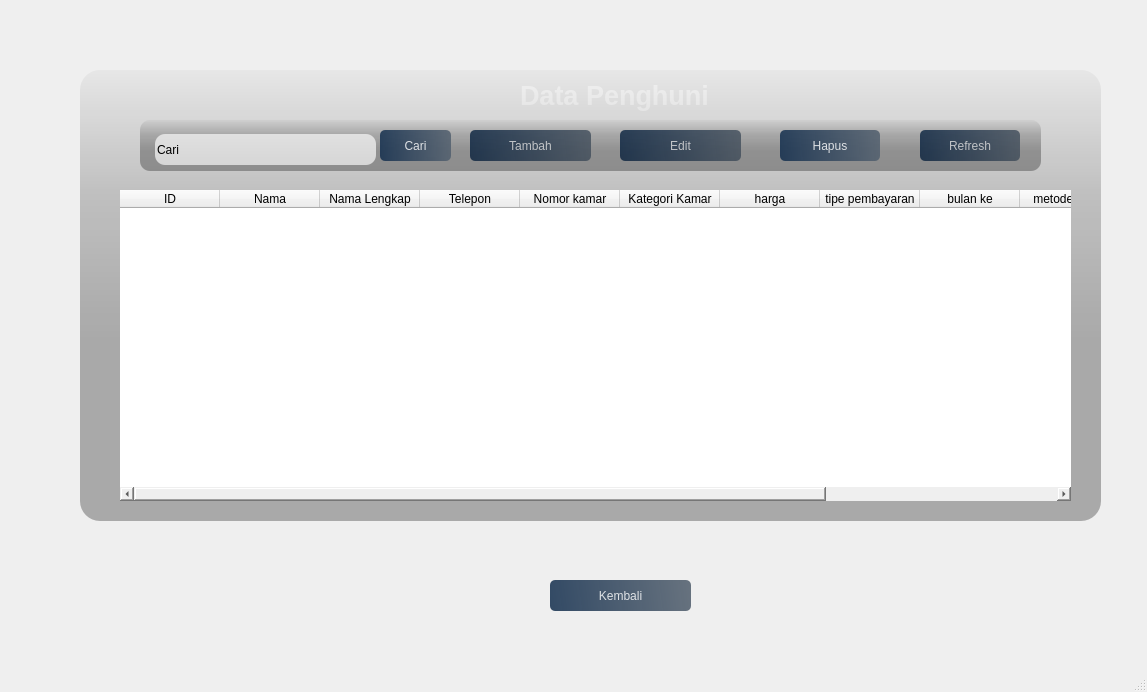
<?xml version="1.0" encoding="UTF-8"?>
<ui version="4.0">
 <class>MainWindow</class>
 <widget class="QMainWindow" name="MainWindow">
  <property name="geometry">
   <rect>
    <x>0</x>
    <y>0</y>
    <width>1147</width>
    <height>692</height>
   </rect>
  </property>
  <property name="windowTitle">
   <string>MainWindow</string>
  </property>
  <widget class="QWidget" name="centralwidget">
   <widget class="QLabel" name="label">
    <property name="geometry">
     <rect>
      <x>50</x>
      <y>30</y>
      <width>721</width>
      <height>461</height>
     </rect>
    </property>
    <property name="styleSheet">
     <string notr="true">border-image: url(:/foto/C:/Users/DIMAS/Downloads/Gambar WhatsApp 2025-11-21 pukul 12.18.08_2e6410ed.jpg);</string>
    </property>
    <property name="text">
     <string/>
    </property>
   </widget>
   <widget class="QLabel" name="label_2">
    <property name="geometry">
     <rect>
      <x>69</x>
      <y>50</y>
      <width>1041</width>
      <height>501</height>
     </rect>
    </property>
    <property name="styleSheet">
     <string notr="true">border-image: url(:/datapenghuni/Foto/bg.jpg);
border-radius:20px;</string>
    </property>
    <property name="text">
     <string/>
    </property>
   </widget>
   <widget class="QLabel" name="labelDataPenghuni">
    <property name="geometry">
     <rect>
      <x>520</x>
      <y>80</y>
      <width>231</width>
      <height>31</height>
     </rect>
    </property>
    <property name="font">
     <font>
      <pointsize>20</pointsize>
      <weight>75</weight>
      <bold>true</bold>
     </font>
    </property>
    <property name="styleSheet">
     <string notr="true">color:rgba(255,255,255,210);</string>
    </property>
    <property name="text">
     <string>Data Penghuni</string>
    </property>
   </widget>
   <widget class="QLabel" name="label_4">
    <property name="geometry">
     <rect>
      <x>140</x>
      <y>120</y>
      <width>901</width>
      <height>51</height>
     </rect>
    </property>
    <property name="styleSheet">
     <string notr="true">background-color: qlineargradient(spread:pad, x1:0, y1:0, x2:0, y2:0.715909, stop:0 rgba(0, 0, 0, 9), stop:0.375 rgba(0, 0, 0, 50), stop:0.835227 rgba(0, 0, 0, 75));
border-radius:10px;</string>
    </property>
    <property name="text">
     <string/>
    </property>
   </widget>
   <widget class="QLineEdit" name="lineEditCari">
    <property name="geometry">
     <rect>
      <x>155</x>
      <y>134</y>
      <width>221</width>
      <height>31</height>
     </rect>
    </property>
    <property name="styleSheet">
     <string notr="true">border-radius:10px;</string>
    </property>
    <property name="text">
     <string>Cari</string>
    </property>
   </widget>
   <widget class="QPushButton" name="pushButtonTambah">
    <property name="geometry">
     <rect>
      <x>470</x>
      <y>130</y>
      <width>121</width>
      <height>31</height>
     </rect>
    </property>
    <property name="styleSheet">
     <string notr="true">/* Style untuk tombol tambah */
QPushButton#pushButtonTambah {
    background-color: qlineargradient(spread:pad, x1:0, y1:0.505682, x2:1, y2:0.477, stop:0 rgba(20, 47, 78, 219), stop:1 rgba(85, 98, 112, 226));
    color: rgba(255, 255, 255, 210);
    border-radius: 5px;
    border: none;
}

QPushButton#pushButtonTambah:hover {
    background-color: qlineargradient(spread:pad, x1:0, y1:0.505682, x2:1, y2:0.477, stop:0 rgba(40, 67, 98, 219), stop:1 rgba(105, 118, 132, 226));
}

QPushButton#pushButtonTambah:pressed {
    padding-left: 5px;
    padding-top: 5px;
    background-color: rgba(105, 118, 132, 200);
}</string>
    </property>
    <property name="text">
     <string>Tambah</string>
    </property>
   </widget>
   <widget class="QPushButton" name="pushButtonEdit">
    <property name="geometry">
     <rect>
      <x>620</x>
      <y>130</y>
      <width>121</width>
      <height>31</height>
     </rect>
    </property>
    <property name="styleSheet">
     <string notr="true">/* Style untuk tombol edit */
QPushButton#pushButtonEdit {
    background-color: qlineargradient(spread:pad, x1:0, y1:0.505682, x2:1, y2:0.477, stop:0 rgba(20, 47, 78, 219), stop:1 rgba(85, 98, 112, 226));
    color: rgba(255, 255, 255, 210);
    border-radius: 5px;
    border: none;
}

QPushButton#pushButtonEdit:hover {
    background-color: qlineargradient(spread:pad, x1:0, y1:0.505682, x2:1, y2:0.477, stop:0 rgba(40, 67, 98, 219), stop:1 rgba(105, 118, 132, 226));
}

QPushButton#pushButtonEdit:pressed {
    padding-left: 5px;
    padding-top: 5px;
    background-color: rgba(105, 118, 132, 200);
}</string>
    </property>
    <property name="text">
     <string>Edit</string>
    </property>
   </widget>
   <widget class="QPushButton" name="pushButtonRefresh">
    <property name="geometry">
     <rect>
      <x>920</x>
      <y>130</y>
      <width>100</width>
      <height>31</height>
     </rect>
    </property>
    <property name="styleSheet">
     <string notr="true">/* Style untuk tombol hapus */
QPushButton#pushButtonRefresh {
    background-color: qlineargradient(spread:pad, x1:0, y1:0.505682, x2:1, y2:0.477, stop:0 rgba(20, 47, 78, 219), stop:1 rgba(85, 98, 112, 226));
    color: rgba(255, 255, 255, 210);
    border-radius: 5px;
    border: none;
}

QPushButton#pushButtonRefresh:hover {
    background-color: qlineargradient(spread:pad, x1:0, y1:0.505682, x2:1, y2:0.477, stop:0 rgba(40, 67, 98, 219), stop:1 rgba(105, 118, 132, 226));
}

QPushButton#pushButtonRefresh:pressed {
    padding-left: 5px;
    padding-top: 5px;
    background-color: rgba(105, 118, 132, 200);
}</string>
    </property>
    <property name="text">
     <string>Refresh</string>
    </property>
   </widget>
   <widget class="QLabel" name="label_5">
    <property name="geometry">
     <rect>
      <x>80</x>
      <y>70</y>
      <width>1021</width>
      <height>451</height>
     </rect>
    </property>
    <property name="styleSheet">
     <string notr="true">background-color: qlineargradient(spread:pad, x1:0, y1:0, x2:0, y2:0.715909, stop:0 rgba(0, 0, 0, 9), stop:0.375 rgba(0, 0, 0, 50), stop:0.835227 rgba(0, 0, 0, 75));
border-radius:20px;</string>
    </property>
    <property name="text">
     <string/>
    </property>
   </widget>
   <widget class="QTableWidget" name="tableWidgetTabel">
    <property name="geometry">
     <rect>
      <x>120</x>
      <y>190</y>
      <width>951</width>
      <height>311</height>
     </rect>
    </property>
    <property name="minimumSize">
     <size>
      <width>256</width>
      <height>192</height>
     </size>
    </property>
    <property name="styleSheet">
     <string notr="true">border-radius: 5px;
</string>
    </property>
    <column>
     <property name="text">
      <string>ID</string>
     </property>
    </column>
    <column>
     <property name="text">
      <string>Nama</string>
     </property>
    </column>
    <column>
     <property name="text">
      <string>Nama Lengkap</string>
     </property>
    </column>
    <column>
     <property name="text">
      <string>Telepon</string>
     </property>
    </column>
    <column>
     <property name="text">
      <string>Nomor kamar</string>
     </property>
    </column>
    <column>
     <property name="text">
      <string>Kategori Kamar</string>
     </property>
    </column>
    <column>
     <property name="text">
      <string>harga</string>
     </property>
    </column>
    <column>
     <property name="text">
      <string>tipe pembayaran</string>
     </property>
    </column>
    <column>
     <property name="text">
      <string>bulan ke</string>
     </property>
    </column>
    <column>
     <property name="text">
      <string>metode bayar</string>
     </property>
    </column>
    <column>
     <property name="text">
      <string>status</string>
     </property>
    </column>
    <column>
     <property name="text">
      <string>tanggal booking</string>
     </property>
    </column>
   </widget>
   <widget class="QPushButton" name="pushButtonKembali">
    <property name="geometry">
     <rect>
      <x>550</x>
      <y>580</y>
      <width>141</width>
      <height>31</height>
     </rect>
    </property>
    <property name="styleSheet">
     <string notr="true">/* Style untuk tombol kembali */
QPushButton#pushButtonKembali {
    background-color: qlineargradient(spread:pad, x1:0, y1:0.505682, x2:1, y2:0.477, stop:0 rgba(20, 47, 78, 219), stop:1 rgba(85, 98, 112, 226));
    color: rgba(255, 255, 255, 210);
    border-radius: 5px;
    border: none;
}

QPushButton#pushButtonKembali:hover {
    background-color: qlineargradient(spread:pad, x1:0, y1:0.505682, x2:1, y2:0.477, stop:0 rgba(40, 67, 98, 219), stop:1 rgba(105, 118, 132, 226));
}

QPushButton#pushButtonKembali:pressed {
    padding-left: 5px;
    padding-top: 5px;
    background-color: rgba(105, 118, 132, 200);
}</string>
    </property>
    <property name="text">
     <string>Kembali</string>
    </property>
   </widget>
   <widget class="QPushButton" name="pushButtonCari">
    <property name="geometry">
     <rect>
      <x>380</x>
      <y>130</y>
      <width>71</width>
      <height>31</height>
     </rect>
    </property>
    <property name="styleSheet">
     <string notr="true">/* Style untuk tombol cari */
QPushButton#pushButtonCari {
    background-color: qlineargradient(spread:pad, x1:0, y1:0.505682, x2:1, y2:0.477, stop:0 rgba(20, 47, 78, 219), stop:1 rgba(85, 98, 112, 226));
    color: rgba(255, 255, 255, 210);
    border-radius: 5px;
    border: none;
}

QPushButton#pushButtonCari:hover {
    background-color: qlineargradient(spread:pad, x1:0, y1:0.505682, x2:1, y2:0.477, stop:0 rgba(40, 67, 98, 219), stop:1 rgba(105, 118, 132, 226));
}

QPushButton#pushButtonCari:pressed {
    padding-left: 5px;
    padding-top: 5px;
    background-color: rgba(105, 118, 132, 200);
}</string>
    </property>
    <property name="text">
     <string>Cari</string>
    </property>
   </widget>
   <widget class="QPushButton" name="pushButtonHapus">
    <property name="geometry">
     <rect>
      <x>780</x>
      <y>130</y>
      <width>100</width>
      <height>31</height>
     </rect>
    </property>
    <property name="styleSheet">
     <string notr="true">/* Style untuk tombol hapus */
QPushButton#pushButtonHapus {
    background-color: qlineargradient(spread:pad, x1:0, y1:0.505682, x2:1, y2:0.477, stop:0 rgba(20, 47, 78, 219), stop:1 rgba(85, 98, 112, 226));
    color: rgba(255, 255, 255, 210);
    border-radius: 5px;
    border: none;
}

QPushButton#pushButtonHapus:hover {
    background-color: qlineargradient(spread:pad, x1:0, y1:0.505682, x2:1, y2:0.477, stop:0 rgba(40, 67, 98, 219), stop:1 rgba(105, 118, 132, 226));
}

QPushButton#pushButtonHapus:pressed {
    padding-left: 5px;
    padding-top: 5px;
    background-color: rgba(105, 118, 132, 200);
}</string>
    </property>
    <property name="text">
     <string>Hapus</string>
    </property>
   </widget>
  </widget>
  <widget class="QMenuBar" name="menubar">
   <property name="geometry">
    <rect>
     <x>0</x>
     <y>0</y>
     <width>1147</width>
     <height>23</height>
    </rect>
   </property>
  </widget>
  <widget class="QStatusBar" name="statusbar"/>
 </widget>
 <resources>
  <include location="datapenghuni.qrc"/>
 </resources>
 <connections/>
</ui>
